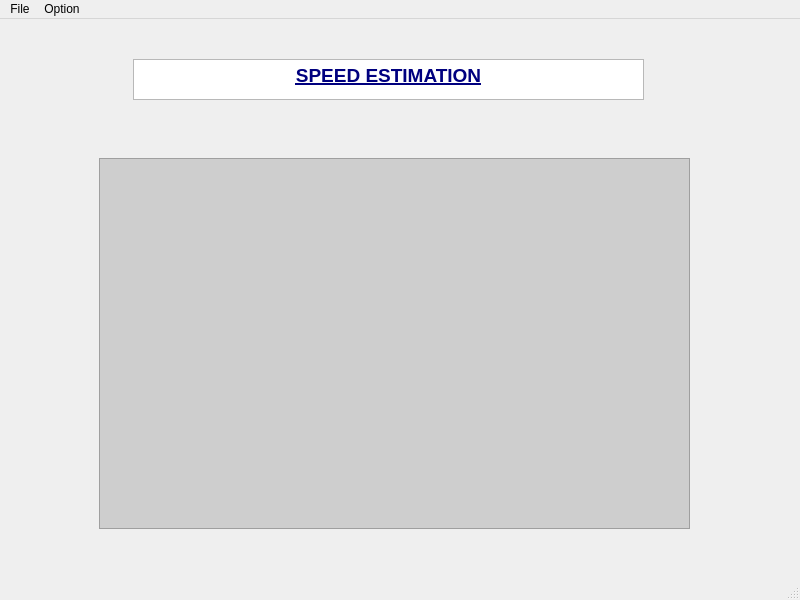
<?xml version="1.0" encoding="UTF-8"?>
<ui version="4.0">
 <class>OtherWindow3</class>
 <widget class="QMainWindow" name="OtherWindow3">
  <property name="geometry">
   <rect>
    <x>0</x>
    <y>0</y>
    <width>800</width>
    <height>600</height>
   </rect>
  </property>
  <property name="windowTitle">
   <string>MainWindow</string>
  </property>
  <widget class="QWidget" name="centralwidget">
   <widget class="QTextEdit" name="textEdit">
    <property name="geometry">
     <rect>
      <x>133</x>
      <y>40</y>
      <width>511</width>
      <height>41</height>
     </rect>
    </property>
    <property name="html">
     <string>&lt;!DOCTYPE HTML PUBLIC &quot;-//W3C//DTD HTML 4.0//EN&quot; &quot;http://www.w3.org/TR/REC-html40/strict.dtd&quot;&gt;
&lt;html&gt;&lt;head&gt;&lt;meta name=&quot;qrichtext&quot; content=&quot;1&quot; /&gt;&lt;style type=&quot;text/css&quot;&gt;
p, li { white-space: pre-wrap; }
&lt;/style&gt;&lt;/head&gt;&lt;body style=&quot; font-family:'MS Shell Dlg 2'; font-size:8.25pt; font-weight:400; font-style:normal;&quot;&gt;
&lt;p align=&quot;center&quot; style=&quot; margin-top:0px; margin-bottom:0px; margin-left:0px; margin-right:0px; -qt-block-indent:0; text-indent:0px;&quot;&gt;&lt;span style=&quot; font-size:14pt; font-weight:600; text-decoration: underline; color:#00007f;&quot;&gt;SPEED ESTIMATION&lt;/span&gt;&lt;/p&gt;&lt;/body&gt;&lt;/html&gt;</string>
    </property>
   </widget>
   <widget class="QFrame" name="frame">
    <property name="geometry">
     <rect>
      <x>99</x>
      <y>139</y>
      <width>591</width>
      <height>371</height>
     </rect>
    </property>
    <property name="styleSheet">
     <string notr="true">background-color: rgb(206, 206, 206);</string>
    </property>
    <property name="frameShape">
     <enum>QFrame::StyledPanel</enum>
    </property>
    <property name="frameShadow">
     <enum>QFrame::Raised</enum>
    </property>
   </widget>
  </widget>
  <widget class="QMenuBar" name="menubar">
   <property name="geometry">
    <rect>
     <x>0</x>
     <y>0</y>
     <width>800</width>
     <height>21</height>
    </rect>
   </property>
   <widget class="QMenu" name="menuFile">
    <property name="title">
     <string>File</string>
    </property>
    <addaction name="actionOpen"/>
    <addaction name="separator"/>
    <addaction name="actionExit"/>
   </widget>
   <widget class="QMenu" name="menuOption">
    <property name="title">
     <string>Option</string>
    </property>
   </widget>
   <addaction name="menuFile"/>
   <addaction name="menuOption"/>
  </widget>
  <widget class="QStatusBar" name="statusbar"/>
  <action name="actionOpen">
   <property name="text">
    <string>Open</string>
   </property>
  </action>
  <action name="actionExit">
   <property name="text">
    <string>Exit</string>
   </property>
  </action>
 </widget>
 <resources/>
 <connections/>
</ui>
